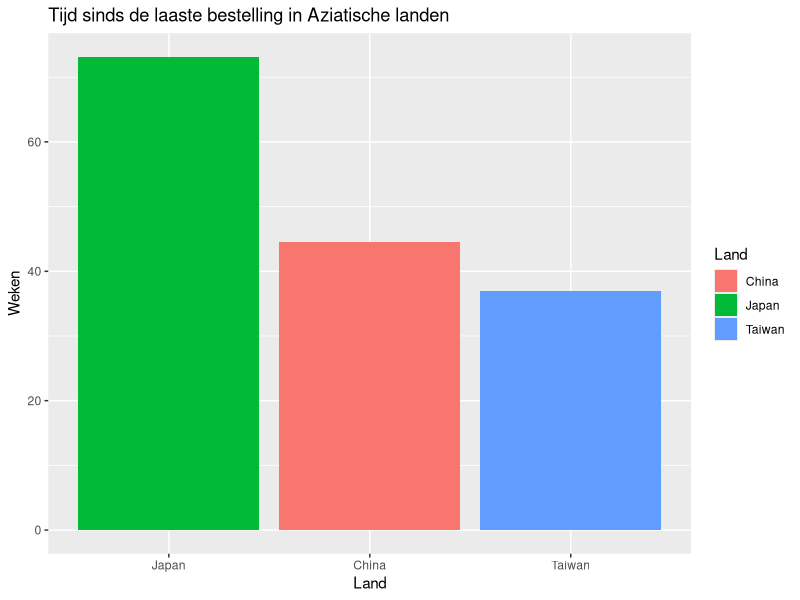
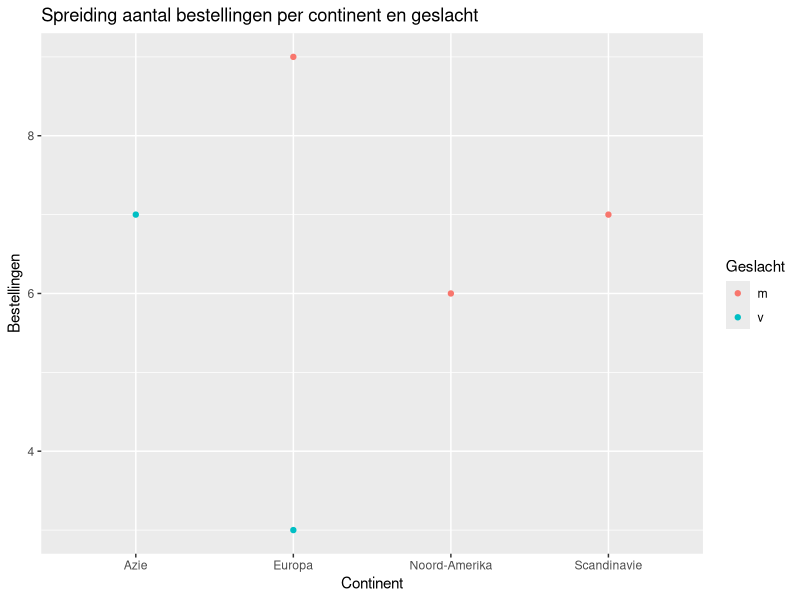
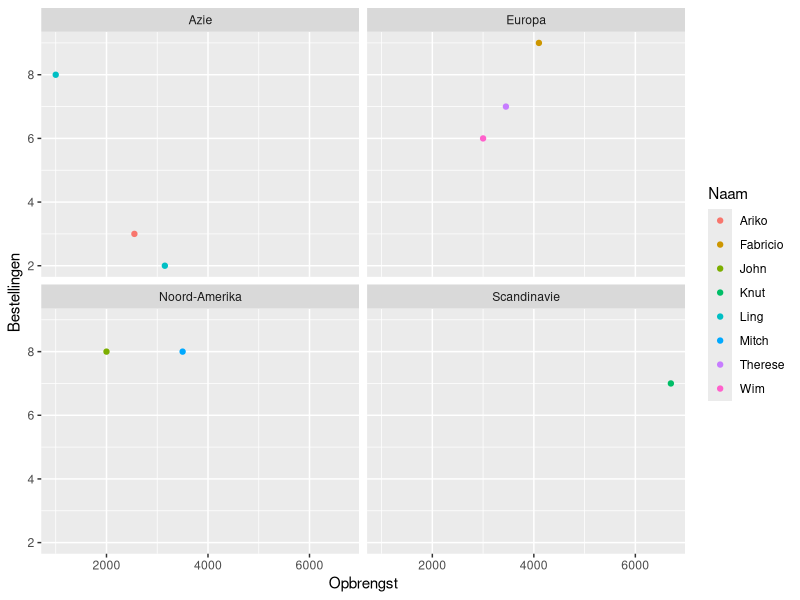

These charts were generated, in order, by the following R code:
## ---- chunk 1
# lees libraries in
library(dplyr)   # voor allerlei handige functies zoals %>%
library(ggplot2) # voor tekenen grafieken
library(readxl)  # voor inlezen dataset

# Data inladen
dataset <- read_excel("dataset_verkopen.xlsx")
## ---- chunk 2
# Ik maak een nieuw variabel genaamd "data". Hierbij filter ik op het continent Azie.
data <- dataset %>% filter(Continent=="Azie")

# Vervolgens maak ik een grafiek door middel van ggplot met deze data en sorteer ik op het aantal dagen geleden sinds de laatste bestelling van hoog naar laag.
# Ten slotte pas ik hierop een geom_bar toe met enkele properties en maak ik gebruik van de labs functie om duidelijke namen aan mij x-as en y-as te geven.
ggplot(data, mapping = aes(x = reorder(Land, -Dagen_geleden_laatste_bestelling), Dagen_geleden_laatste_bestelling / 7)) +   
  geom_bar(aes(fill = Land), position = "dodge", stat="identity") +
  labs(x="Land", y="Weken", title="Tijd sinds de laaste bestelling in Aziatische landen")
## ---- chunk 3
# Ik maak een nieuw variabel genaamd data waarbij ik groepeer op Geslacht en Continent. Vervolgens maak ik een summary van het aantal bestelde artikelen per geslacht en continent.
data <- dataset %>% group_by(Geslacht, Continent) %>% summarise(total_ordered = sum(Aantal_besteld)) 

# Ten slotte maak ik een ggplot met het Continent op de x-as en het aantal bestelde artikelen op de y-as
ggplot(data, aes(Continent, total_ordered)) +
  geom_point(aes(colour = Geslacht)) +
  labs(x="Continent", y="Bestellingen", title="Spreiding aantal bestellingen per continent en geslacht")
## ---- chunk 4
# Ik maak een ggplot met de Opbrnegst op de x-as en de Klanttevredenheid op de y-as
ggplot(dataset, aes(Opbrengst, Klanttevredenheid)) +
  geom_point(aes(colour = Naam)) + 
  facet_wrap(~Continent) + # Voor het maken van een plot per continent 
  labs(x="Opbrengst", y="Bestellingen")
